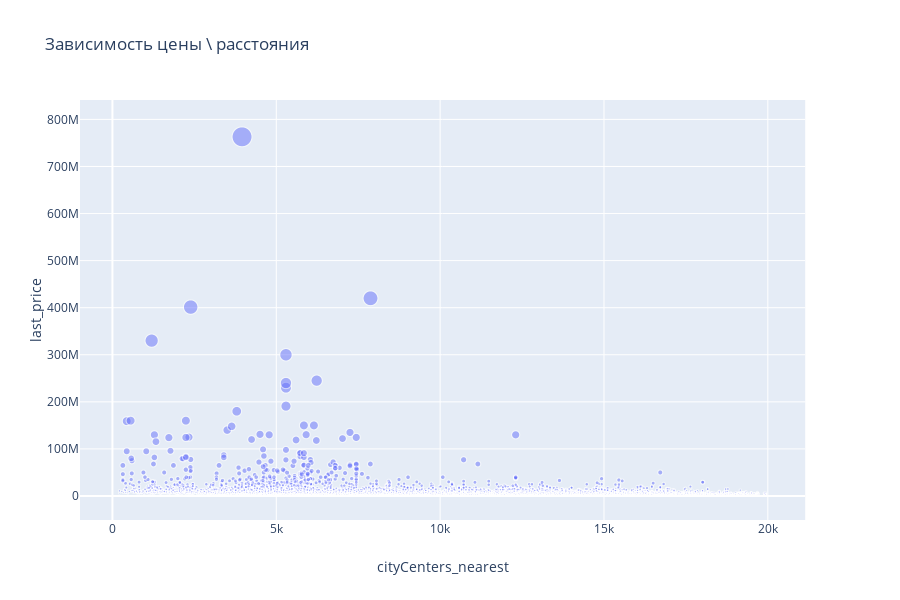

The code cell stored with this chart in its notebook:
### Markdown cell above
По коэффициенту Пирсона видим, что так же есть слабая взаимосвязь между расстоянием от центра и ценой – к цетру дороже. Большинство объектов недвижимости так или иначе недалеко от центра. Основная часть дорогих объектов ожидаемо ближе к центру.

### Code cell
# КОД РЕВЬЮВЕРА

fig = px.scatter(df.query('cityCenters_nearest < 20000'), x = 'cityCenters_nearest', y = 'last_price', size = 'last_price', opacity=0.5, 
                title = 'Зависимость цены \ расстояния')
fig.show()

### Figure 1 — Plotly figure (JSON) as saved in the notebook; plotly's stock layout.template omitted (floating-point values rounded to 4 significant figures; data arrays with more than 128 entries replaced by an {"elided": "..."} marker saying what was removed)
{"data": [{"hoverlabel": {"namelength": 0}, "hovertemplate": "cityCenters_nearest=%{x}<br>last_price=%{marker.size}", "legendgroup": "", "marker": {"color": "#636efa", "opacity": 0.5, "size": {"elided": "13494 int values"}, "sizemode": "area", "sizeref": 1907500, "symbol": "circle"}, "mode": "markers", "name": "", "showlegend": false, "type": "scattergl", "x": {"elided": "13494 int values"}, "xaxis": "x", "y": {"elided": "13494 int values"}, "yaxis": "y"}], "layout": {"height": 600, "legend": {"itemsizing": "constant", "tracegroupgap": 0}, "title": {"text": "Зависимость цены \\ расстояния"}, "xaxis": {"anchor": "y", "domain": [0, 0.98], "title": {"text": "cityCenters_nearest"}}, "yaxis": {"anchor": "x", "domain": [0, 1], "title": {"text": "last_price"}}}}
